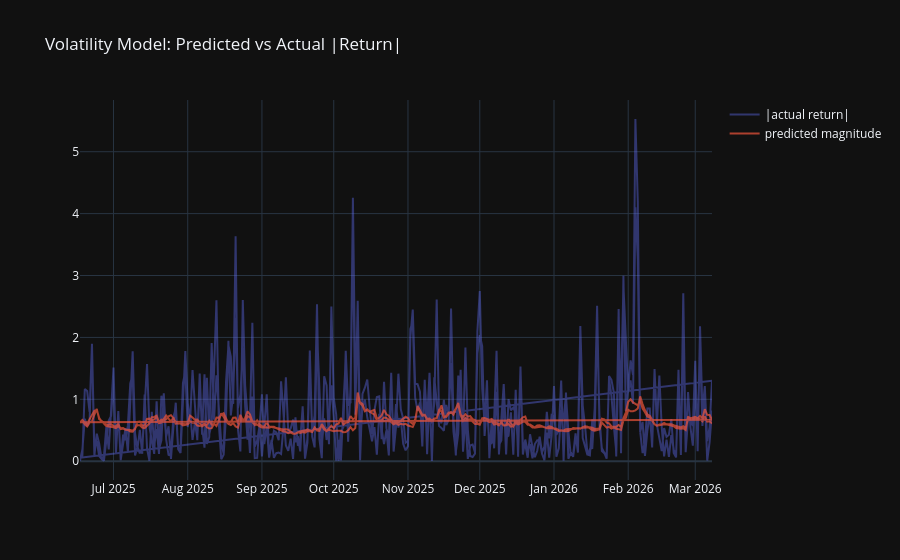

Notebook cell for this chart:
### Code cell
# Volatility: predicted magnitude vs actual |return|
fig = go.Figure()
fig.add_trace(go.Scatter(
    x=result["eval_dates"], y=np.abs(result["targets"]),
    name="|actual return|", opacity=0.4,
))
fig.add_trace(go.Scatter(
    x=result["eval_dates"], y=result["vol_preds"],
    name="predicted magnitude", opacity=0.7,
))
fig.update_layout(template="plotly_dark", title="Volatility Model: Predicted vs Actual |Return|")
fig.show()

### Figure 1 — Plotly figure (JSON) as saved in the notebook; plotly's stock layout.template omitted (floating-point values rounded to 4 significant figures; data arrays with more than 128 entries replaced by an {"elided": "..."} marker saying what was removed)
{"data": [{"name": "|actual return|", "opacity": 0.4, "type": "scatter", "x": {"elided": "530 str values"}, "y": {"elided": "530 float values"}}, {"name": "predicted magnitude", "opacity": 0.7, "type": "scatter", "x": {"elided": "530 str values"}, "y": {"elided": "530 float values"}}], "layout": {"title": {"text": "Volatility Model: Predicted vs Actual |Return|"}}}
